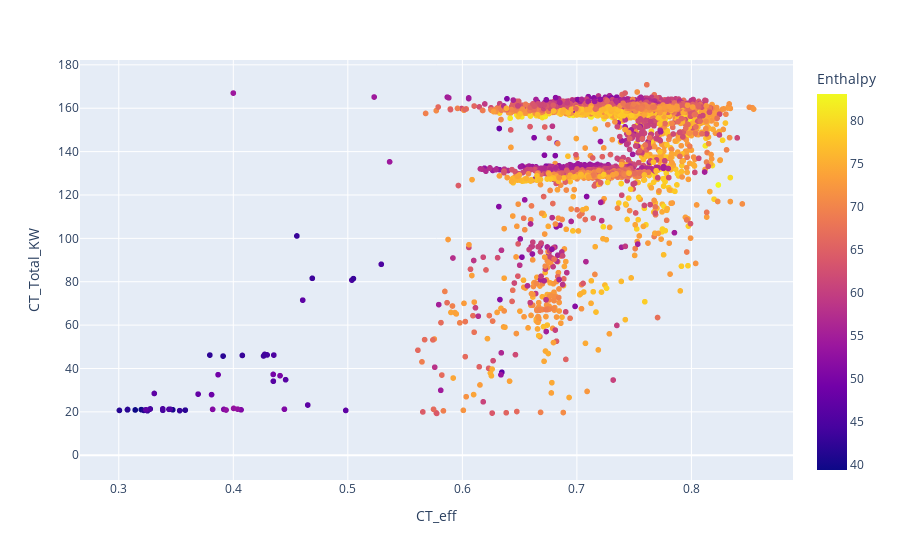

The cell this chart's notebook holds for it:
### Code cell
import plotly.express as px
df = opt.df.copy()
df = df[df.Enthalpy>0]
px.scatter(
    data_frame=df,
    x='CT_eff',
    y='CT_Total_KW',
    color='Enthalpy'
)

### Figure 1 — Plotly figure (JSON) as saved in the notebook; plotly's stock layout.template omitted (floating-point values rounded to 4 significant figures; data arrays with more than 128 entries replaced by an {"elided": "..."} marker saying what was removed)
{"data": [{"hovertemplate": "CT_eff=%{x}<br>CT_Total_KW=%{y}<br>Enthalpy=%{marker.color}<extra></extra>", "legendgroup": "", "marker": {"color": {"elided": "4463 float values"}, "coloraxis": "coloraxis", "symbol": "circle"}, "mode": "markers", "name": "", "showlegend": false, "type": "scattergl", "x": {"elided": "4463 float values"}, "xaxis": "x", "y": {"elided": "4463 float values"}, "yaxis": "y"}], "layout": {"coloraxis": {"colorbar": {"title": {"text": "Enthalpy"}}, "colorscale": [[0, "#0d0887"], [0.1111, "#46039f"], [0.2222, "#7201a8"], [0.3333, "#9c179e"], [0.4444, "#bd3786"], [0.5556, "#d8576b"], [0.6667, "#ed7953"], [0.7778, "#fb9f3a"], [0.8889, "#fdca26"], [1, "#f0f921"]]}, "legend": {"tracegroupgap": 0}, "margin": {"t": 60}, "xaxis": {"anchor": "y", "domain": [0, 1], "title": {"text": "CT_eff"}}, "yaxis": {"anchor": "x", "domain": [0, 1], "title": {"text": "CT_Total_KW"}}}}
